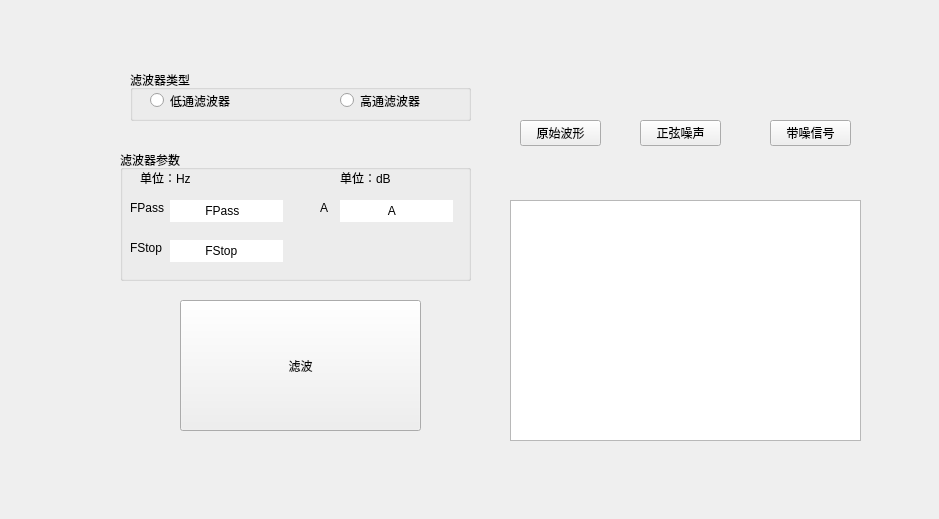
<?xml version="1.0" encoding="UTF-8"?>
<ui version="4.0">
 <class>Form</class>
 <widget class="QWidget" name="Form">
  <property name="geometry">
   <rect>
    <x>0</x>
    <y>0</y>
    <width>939</width>
    <height>519</height>
   </rect>
  </property>
  <property name="windowTitle">
   <string>Form</string>
  </property>
  <widget class="QPushButton" name="pushButton_4">
   <property name="geometry">
    <rect>
     <x>520</x>
     <y>120</y>
     <width>81</width>
     <height>26</height>
    </rect>
   </property>
   <property name="text">
    <string>原始波形</string>
   </property>
  </widget>
  <widget class="QGroupBox" name="groupBox">
   <property name="geometry">
    <rect>
     <x>130</x>
     <y>70</y>
     <width>341</width>
     <height>51</height>
    </rect>
   </property>
   <property name="title">
    <string>滤波器类型</string>
   </property>
   <widget class="QRadioButton" name="radioButton">
    <property name="geometry">
     <rect>
      <x>20</x>
      <y>20</y>
      <width>97</width>
      <height>21</height>
     </rect>
    </property>
    <property name="text">
     <string>低通滤波器</string>
    </property>
   </widget>
   <widget class="QRadioButton" name="radioButton_2">
    <property name="geometry">
     <rect>
      <x>210</x>
      <y>20</y>
      <width>97</width>
      <height>21</height>
     </rect>
    </property>
    <property name="text">
     <string>高通滤波器</string>
    </property>
   </widget>
  </widget>
  <widget class="QPushButton" name="pushButton_5">
   <property name="geometry">
    <rect>
     <x>640</x>
     <y>120</y>
     <width>81</width>
     <height>26</height>
    </rect>
   </property>
   <property name="text">
    <string>正弦噪声</string>
   </property>
  </widget>
  <widget class="QGraphicsView" name="graphicsView">
   <property name="geometry">
    <rect>
     <x>510</x>
     <y>200</y>
     <width>351</width>
     <height>241</height>
    </rect>
   </property>
  </widget>
  <widget class="QPushButton" name="pushButton_3">
   <property name="geometry">
    <rect>
     <x>180</x>
     <y>300</y>
     <width>241</width>
     <height>131</height>
    </rect>
   </property>
   <property name="text">
    <string>滤波</string>
   </property>
  </widget>
  <widget class="QGroupBox" name="groupBox_2">
   <property name="geometry">
    <rect>
     <x>120</x>
     <y>150</y>
     <width>351</width>
     <height>131</height>
    </rect>
   </property>
   <property name="autoFillBackground">
    <bool>false</bool>
   </property>
   <property name="title">
    <string>滤波器参数</string>
   </property>
   <widget class="QLabel" name="label">
    <property name="geometry">
     <rect>
      <x>20</x>
      <y>20</y>
      <width>60</width>
      <height>16</height>
     </rect>
    </property>
    <property name="text">
     <string>单位：Hz</string>
    </property>
   </widget>
   <widget class="QLabel" name="label_2">
    <property name="geometry">
     <rect>
      <x>220</x>
      <y>20</y>
      <width>60</width>
      <height>16</height>
     </rect>
    </property>
    <property name="text">
     <string>单位：dB</string>
    </property>
   </widget>
   <widget class="QLabel" name="label_3">
    <property name="geometry">
     <rect>
      <x>200</x>
      <y>50</y>
      <width>60</width>
      <height>16</height>
     </rect>
    </property>
    <property name="text">
     <string>A</string>
    </property>
   </widget>
   <widget class="QLabel" name="label_4">
    <property name="geometry">
     <rect>
      <x>10</x>
      <y>50</y>
      <width>60</width>
      <height>16</height>
     </rect>
    </property>
    <property name="text">
     <string>FPass</string>
    </property>
   </widget>
   <widget class="QLabel" name="label_5">
    <property name="geometry">
     <rect>
      <x>10</x>
      <y>90</y>
      <width>60</width>
      <height>16</height>
     </rect>
    </property>
    <property name="text">
     <string>FStop</string>
    </property>
   </widget>
   <widget class="QLineEdit" name="lineEdit_2">
    <property name="geometry">
     <rect>
      <x>50</x>
      <y>90</y>
      <width>113</width>
      <height>22</height>
     </rect>
    </property>
    <property name="text">
     <string>          FStop</string>
    </property>
    <property name="frame">
     <bool>false</bool>
    </property>
   </widget>
   <widget class="QLineEdit" name="lineEdit_3">
    <property name="geometry">
     <rect>
      <x>50</x>
      <y>50</y>
      <width>113</width>
      <height>22</height>
     </rect>
    </property>
    <property name="text">
     <string>          FPass</string>
    </property>
    <property name="frame">
     <bool>false</bool>
    </property>
   </widget>
   <widget class="QLineEdit" name="lineEdit_4">
    <property name="geometry">
     <rect>
      <x>220</x>
      <y>50</y>
      <width>113</width>
      <height>22</height>
     </rect>
    </property>
    <property name="text">
     <string>              A</string>
    </property>
    <property name="frame">
     <bool>false</bool>
    </property>
   </widget>
  </widget>
  <widget class="QPushButton" name="pushButton_6">
   <property name="geometry">
    <rect>
     <x>770</x>
     <y>120</y>
     <width>81</width>
     <height>26</height>
    </rect>
   </property>
   <property name="text">
    <string>带噪信号</string>
   </property>
  </widget>
 </widget>
 <resources/>
 <connections/>
</ui>
